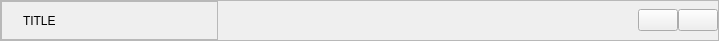
<?xml version="1.0" encoding="UTF-8"?>
<ui version="4.0">
 <class>widget_titleWidget</class>
 <widget class="QWidget" name="widget_titleWidget">
  <property name="geometry">
   <rect>
    <x>0</x>
    <y>0</y>
    <width>719</width>
    <height>41</height>
   </rect>
  </property>
  <layout class="QGridLayout" name="gridLayout">
   <property name="leftMargin">
    <number>0</number>
   </property>
   <property name="topMargin">
    <number>0</number>
   </property>
   <property name="rightMargin">
    <number>0</number>
   </property>
   <property name="bottomMargin">
    <number>0</number>
   </property>
   <property name="spacing">
    <number>0</number>
   </property>
   <item row="0" column="0">
    <widget class="QFrame" name="frame_titleWidget">
     <property name="frameShape">
      <enum>QFrame::StyledPanel</enum>
     </property>
     <property name="frameShadow">
      <enum>QFrame::Raised</enum>
     </property>
     <layout class="QHBoxLayout" name="horizontalLayout">
      <property name="spacing">
       <number>0</number>
      </property>
      <property name="leftMargin">
       <number>0</number>
      </property>
      <property name="topMargin">
       <number>0</number>
      </property>
      <property name="rightMargin">
       <number>0</number>
      </property>
      <property name="bottomMargin">
       <number>0</number>
      </property>
      <item>
       <widget class="QFrame" name="frame_titleTab">
        <property name="sizePolicy">
         <sizepolicy hsizetype="Minimum" vsizetype="Minimum">
          <horstretch>0</horstretch>
          <verstretch>0</verstretch>
         </sizepolicy>
        </property>
        <property name="frameShape">
         <enum>QFrame::StyledPanel</enum>
        </property>
        <property name="frameShadow">
         <enum>QFrame::Raised</enum>
        </property>
        <layout class="QHBoxLayout" name="horizontalLayout_2">
         <property name="leftMargin">
          <number>8</number>
         </property>
         <property name="topMargin">
          <number>1</number>
         </property>
         <property name="rightMargin">
          <number>0</number>
         </property>
         <property name="bottomMargin">
          <number>0</number>
         </property>
         <item>
          <widget class="QLabel" name="label_icon"/>
         </item>
         <item>
          <widget class="QLabel" name="label_title">
           <property name="text">
            <string>TITLE</string>
           </property>
          </widget>
         </item>
         <item>
          <spacer name="spacer_tab">
           <property name="orientation">
            <enum>Qt::Horizontal</enum>
           </property>
           <property name="sizeHint" stdset="0">
            <size>
             <width>40</width>
             <height>20</height>
            </size>
           </property>
          </spacer>
         </item>
        </layout>
       </widget>
      </item>
      <item>
       <spacer name="spacer_header">
        <property name="orientation">
         <enum>Qt::Horizontal</enum>
        </property>
        <property name="sizeHint" stdset="0">
         <size>
          <width>420</width>
          <height>20</height>
         </size>
        </property>
       </spacer>
      </item>
      <item>
       <widget class="QPushButton" name="pushButton_maximize">
        <property name="text">
         <string/>
        </property>
       </widget>
      </item>
      <item>
       <widget class="QPushButton" name="pushButton_close">
        <property name="text">
         <string/>
        </property>
       </widget>
      </item>
     </layout>
    </widget>
   </item>
  </layout>
 </widget>
 <resources/>
 <connections/>
</ui>
